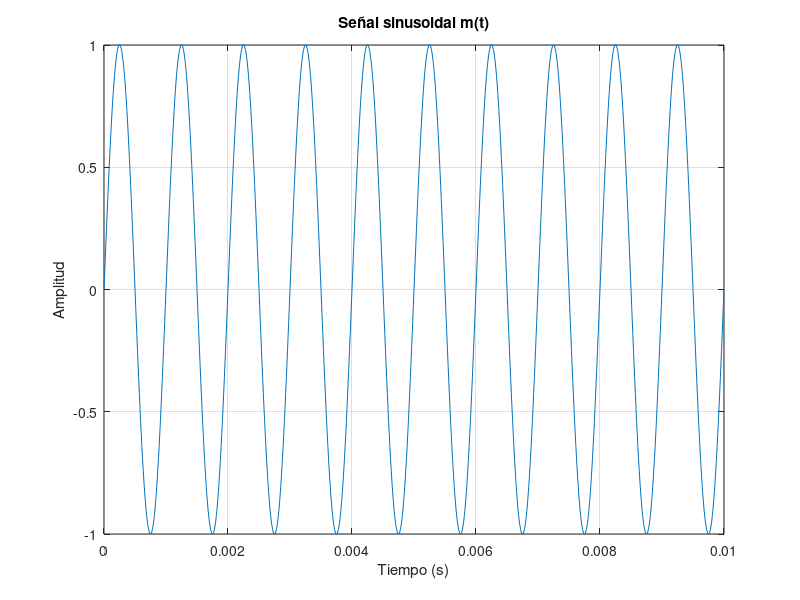

This figure's MATLAB source:
% Parámetros configurables
A = 1;              % Amplitud
fc = 1000;          % Frecuencia de la señal (Hz)
fs_cont = 100000;   % Frecuencia de muestreo "continua" (Hz)
Ts_cont = 1/fs_cont;

t = 0:Ts_cont:0.01; % Vector de tiempo (10 ms por ejemplo)

% Señal sinusoidal
m = A * sin(2*pi*fc*t);

% Gráfico
figure;
plot(t, m);
title('Señal sinusoidal m(t)');
xlabel('Tiempo (s)');
ylabel('Amplitud');
grid on;
